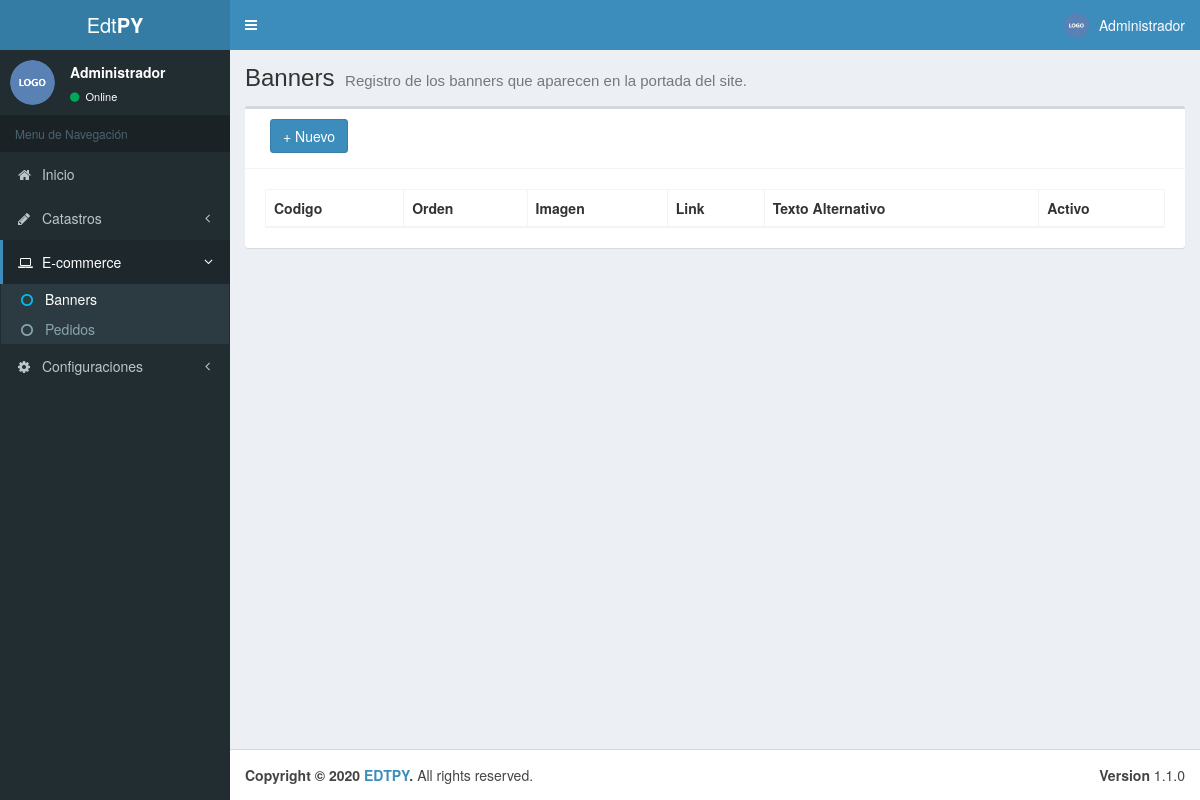
Page /admin/banner.php (signed in) on the earlier database version.
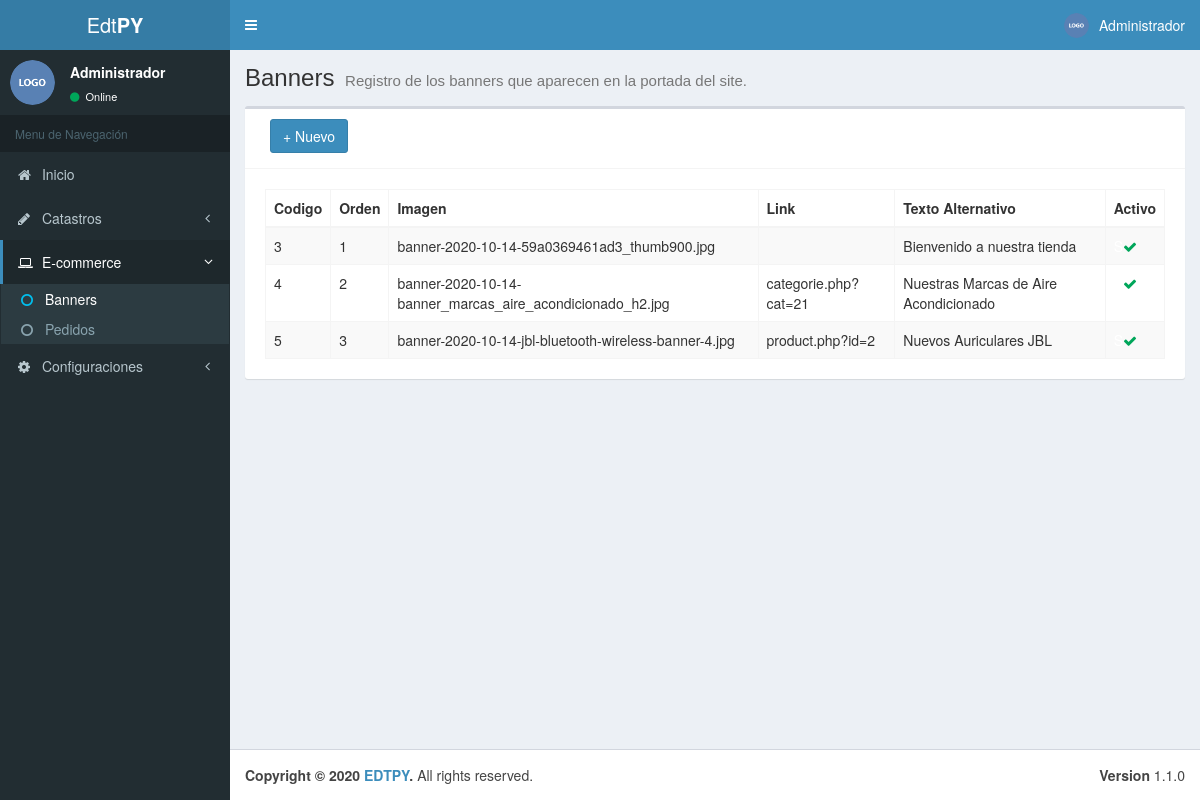
Same page on the later database version.
### tables this page shows
CREATE TABLE IF NOT EXISTS `tb_banner` (
  `id` int(11) NOT NULL AUTO_INCREMENT,
  `img` varchar(100) NOT NULL,
  `text_alt` varchar(100) DEFAULT NULL,
  `url` varchar(100) DEFAULT NULL,
  `orden` int(11) NOT NULL,
  `activo` tinyint(1) NOT NULL,
  PRIMARY KEY (`id`)
);

### admin/mods/server/banner.php (called while the page is built, shortened)
<?php
	function getAllBanners () {
		$connection = conn();
		$sql = "SELECT tb_banner.* FROM tb_banner ORDER BY tb_banner.orden";
		$query = $connection->prepare($sql);
		$query->execute();
		if ($query->rowCount() > 0) {
			$result= $query->fetchAll();
		} else {
			$result = null;
		}
		return $result;
	}
?>

### admin/mods/objs/banner.php (called while the page is built, shortened)
<?php
	include_once "mods/server/banner.php";
	$banners = getAllBanners();
?>

### admin/banner.php (the view, shortened to what this page needs)
<!DOCTYPE html>
<html>
<head>
	<?php include 'includes/head.php'; ?>
</head>
<body class="hold-transition skin-blue sidebar-mini">
	<div class="wrapper">
		<?php include 'includes/header.php'; ?>
		<?php include 'includes/aside.php'; ?>
        <?php include_once "mods/objs/banner.php";?>
		<div class="content-wrapper">
			<section class="content-header">
				<h1>
					Banners
					<small>Registro de los banners que aparecen en la portada del site.</small>
				</h1>
			</section>
			<section class="content">
            	<div class="box">
					<div class="box-header with-border">
						<div class="col-md-3 pull-left">
							<button id="btnAdd" type="button" class="btn btn-primary" data-toggle="modal" data-target="#AddModal" style="margin-bottom: 5px;">+ Nuevo</button>
						</div>
					</div>
					<div class="box-body">
						<div class="box-body table-responsive">
							<table class="table table-striped table-bordered display nowra" id="tabladatos">
							<thead>
								<tr>
									<th>Codigo</th>
									<th>Orden</th>
									<th>Imagen</th>
									<th>Link</th>
									<th>Texto Alternativo</th>
									<th>Activo</th>
								</tr>
							</thead>
							<tbody>
								<?php
									if ($banners != null) {
										foreach ($banners as $row) {
								?>
								<tr data-toggle="modal" data-target="#AltModal" data-codigo="<?php echo $row['id'];?>" data-orden="<?php echo $row['orden'];?>" data-url="<?php echo $row['url'];?>" data-img="<?php echo $row['img'];?>" data-alternativo="<?php echo $row['text_alt'];?>" data-activo="<?php echo $row['activo'];?>">
									<td><?php echo $row['id'];?></td>
									<td><?php echo $row['orden'];?></td>
									<td><?php echo $row['img'];?></td>
									<td><?php echo $row['url'];?></td>
									<td><?php echo $row['text_alt'];?></td>
									<td>
									<?php
										if ($row['activo'] == 1) {
											echo '<span style="color: white">S</span><i class="fa fa-check text-success"></i>';
										} else {
											echo '<span style="color: white">N</span><i class="fa fa-close text-danger"></i>';
										}
									?>
									</td>
								</tr>
								<?php }}?>
							</tbody>
							</table>
						</div>
					</div>
				</div>
            </section>
		</div>
		<?php include "includes/footer.php"; ?>
	</div>
</body>
</html>

### admin/includes/head.php (shortened to what this page needs)
<link rel="stylesheet" href="https://maxcdn.bootstrapcdn.com/bootstrap/3.3.7/css/bootstrap.min.css">
<link href="https://gitcdn.github.io/bootstrap-toggle/2.2.2/css/bootstrap-toggle.min.css" rel="stylesheet">
<link rel="stylesheet" href="https://stackpath.bootstrapcdn.com/font-awesome/4.7.0/css/font-awesome.min.css">
<link rel="stylesheet" href="css/AdminLTE.min.css">
<link rel="stylesheet" href="css/skin-blue.min.css">
<link rel="stylesheet" href="plugins/bootstrap-select/dist/css/bootstrap-select.min.css">
<link rel="stylesheet" href="plugins/bootstrap-colorpicker/dist/css/bootstrap-colorpicker.min.css">
<link rel="stylesheet" type="text/css" href="https://cdn.jsdelivr.net/npm/daterangepicker/daterangepicker.css" />
<link rel="stylesheet" type="text/css" href="plugins/DataTables/DataTables-1.10.20/css/dataTables.bootstrap.css"/>
<link rel="stylesheet" type="text/css" href="plugins/DataTables/DataTables-1.10.20/buttons.dataTables.min.css"/>
<link rel="stylesheet" type="text/css" href="plugins/bootstrap-datepicker/css/bootstrap-datepicker.standalone.min.css"/>
<link rel="stylesheet" type="text/css" href="plugins/bootstrap-datepicker/css/bootstrap-datepicker3.standalone.min.css"/>
<link rel="stylesheet" href="plugins/select2/dist/css/select2.min.css">
<link href="https://cdn.jsdelivr.net/gh/gitbrent/bootstrap4-toggle@3.6.1/css/bootstrap4-toggle.min.css" rel="stylesheet">
<link rel="stylesheet" href="css/select2-alt.css">
<link rel="stylesheet" href="css/estilos.css">

### admin/includes/header.php (shortened to what this page needs)
<header class="main-header">
	<a href="index.php" class="logo">
		<span class="logo-lg"><?php echo $_SESSION['empresa-menu'];?></span>
	</a>
	<nav class="navbar navbar-static-top">
		<a href="#" class="sidebar-toggle" data-toggle="push-menu" role="button">
		</a>
		<div class="navbar-custom-menu">
			<ul class="nav navbar-nav">
				<li class="dropdown user user-menu">
					<a href="#" class="dropdown-toggle" data-toggle="dropdown">
						<img src="img/logo.png" class="user-image" alt="User Image">
						<span class="hidden-xs"><?php echo $_SESSION['nome_usuario'];?></span>
					</a>
				</li>
			</ul>
		</div>
	</nav>
</header>

### admin/includes/aside.php (shortened to what this page needs)
<aside class="main-sidebar">
	<section class="sidebar">
		<div class="user-panel">
			<div class="pull-left image">
				<img src="img/logo.png" class="img-circle" alt="User Image">
			</div>
			<div class="pull-left info">
				<p><?php echo $_SESSION['nome_usuario'];?></p>
				<a href="#"><i class="fa fa-circle text-success"></i> Online</a>
			</div>
		</div>
		<?php
			$inicio = "";
			$catastro = "";
			$ecommerce = "";
			$subbanner1 = "";
			$subbanner2 = "";
			$subpedidos1 = "";
			$subpedidos2 = "";
			$configuraciones = "";
			if (strpos($_SERVER['REQUEST_URI'], 'cliente.php') !== false){
				$catastro = "active";
				$subcliente1 = "active";
				$subcliente2 = "text-aqua";
			} else if (strpos($_SERVER['REQUEST_URI'], 'categoria.php') !== false){
				$catastro = "active";
				$subcategoria1 = "active";
				$subcategoria2 = "text-aqua";
			} else if (strpos($_SERVER['REQUEST_URI'], 'marca.php') !== false){
				$catastro = "active";
				$submarca1 = "active";
				$submarca2 = "text-aqua";
			} else if (strpos($_SERVER['REQUEST_URI'], 'atributo.php') !== false){
				$catastro = "active";
				$subatributo1 = "active";
				$subatributo2 = "text-aqua";
			} else if (strpos($_SERVER['REQUEST_URI'], 'producto.php') !== false OR strpos($_SERVER['REQUEST_URI'], 'producto_detalle.php') !== false){
				$catastro = "active";
				$subproducto1 = "active";
				$subproducto2 = "text-aqua";
			} else if (strpos($_SERVER['REQUEST_URI'], 'pedido.php') !== false){
				$ecommerce = "active";
				$subpedido1 = "active";
				$subpedido2 = "text-aqua";
			} else if (strpos($_SERVER['REQUEST_URI'], 'banner.php') !== false){
				$ecommerce = "active";
				$subbanner1 = "active";
				$subbanner2 = "text-aqua";
			} else if (strpos($_SERVER['REQUEST_URI'], 'usuario.php') !== false){
				$configuraciones = "active";
				$subusuario1 = "active";
				$subusuario2 = "text-aqua";
			} else {
				$inicio = "active";
			}
		?>
		<ul class="sidebar-menu" data-widget="tree">
			<li class="header">Menu de Navegación</li>
			<li class="<?php echo $inicio;?>">
				<a href="index.php">
					<i class="fa fa-home"></i> <span>Inicio</span>
				</a>
			</li>
			<li class="<?php echo $catastro;?> treeview">
				<a href="#">
					<i class="fa fa-pencil"></i> <span>Catastros</span>
					<span class="pull-right-container">
						<i class="fa fa-angle-left pull-right"></i>
					</span>
				</a>
			</li>
			<li class="<?php echo $ecommerce;?> treeview">
				<a href="#">
					<i class="fa fa-laptop"></i> <span>E-commerce</span>
					<span class="pull-right-container">
						<i class="fa fa-angle-left pull-right"></i>
					</span>
				</a>
				<ul class="treeview-menu">
					<li class="<?php echo $subbanner1;?>"><a href="banner.php"><i class="fa fa-circle-o <?php echo $subbanner2;?>"></i> Banners</a></li>
					<li class="<?php echo $subpedidos1;?>"><a href="pedido.php"><i class="fa fa-circle-o <?php echo $subpedidos2;?>"></i> Pedidos</a></li>
				</ul>
			</li>
			<li class="<?php echo $configuraciones;?> treeview">
				<a href="#">
					<i class="fa fa-gear"></i> <span>Configuraciones</span>
					<span class="pull-right-container">
						<i class="fa fa-angle-left pull-right"></i>
					</span>
				</a>
			</li>
		</ul>
	</section>
</aside>

### admin/includes/footer.php
<footer class="main-footer">
	<div class="pull-right hidden-xs">
		<b>Version</b> 1.1.0
	</div>
	<strong>Copyright &copy; 2020 <a href=""><?php echo $_SESSION['empresa'];?></a>.</strong> All rights
	reserved.
</footer>

### admin/css/estilos.css (style rules this page uses)
.text-success { color: #00a65a; }

Differences in the rows shown:
added tb_banner: id "3", orden "1", img "banner-2020-10-14-59a0369461ad3_thumb900.jpg", text_alt "Bienvenido a nuestra tienda", activo 1 (drawn)
added tb_banner: id "4", orden "2", img "banner-2020-10-14-banner_marcas_aire_acondicionado_h2.jpg", url "categorie.php?cat=21", text_alt "Nuestras Marcas de Aire Acondicionado", activo 1 (drawn)
added tb_banner: id "5", orden "3", img "banner-2020-10-14-jbl-bluetooth-wireless-banner-4.jpg", url "product.php?id=2", text_alt "Nuevos Auriculares JBL", activo 1 (drawn)
